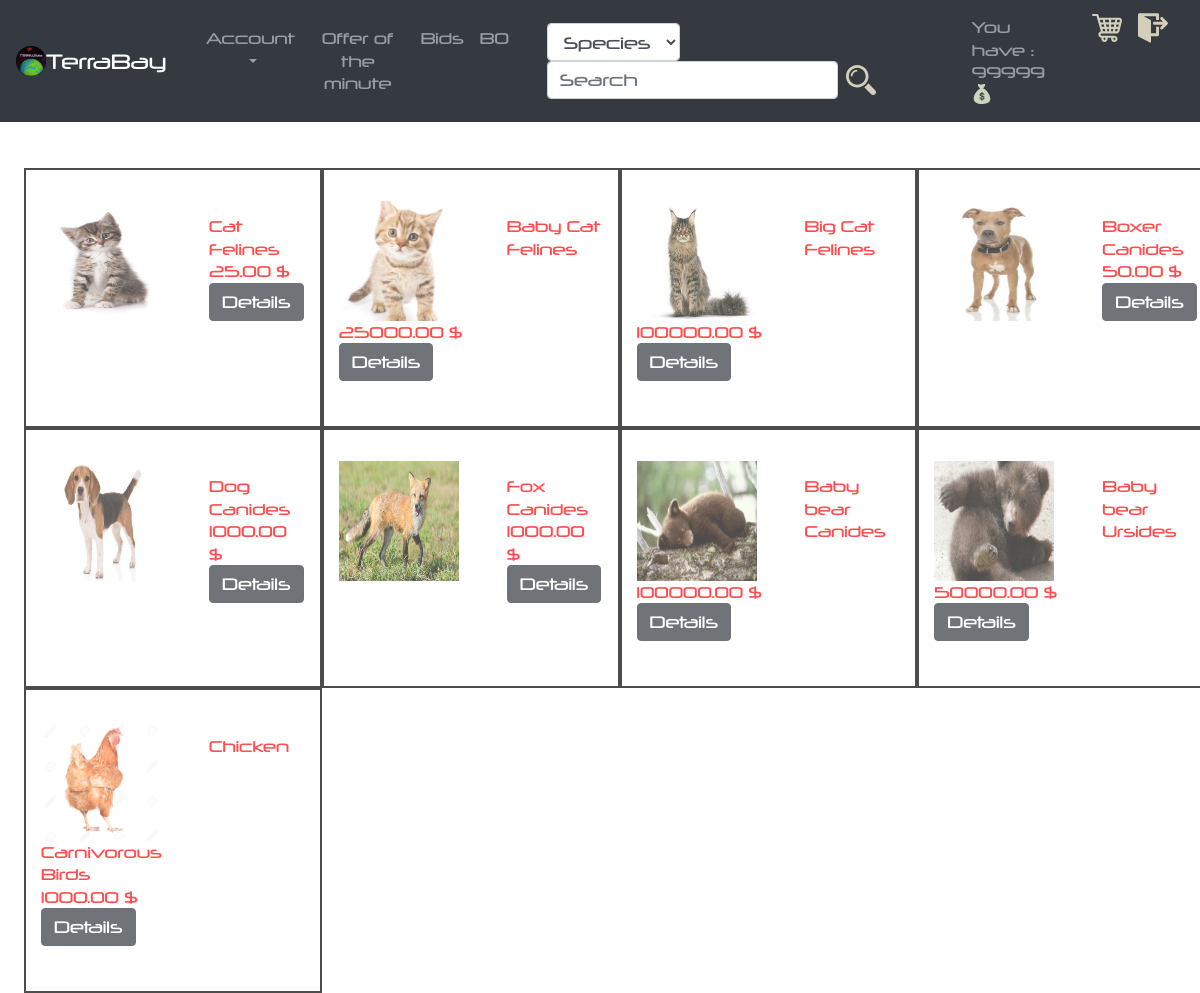
Page /controller/home_controller.php (signed in) on the committed database.
### tables this page shows
CREATE TABLE IF NOT EXISTS `articles` (
  `id_article` INT(11) NOT NULL AUTO_INCREMENT,
  `id_specie` INT(11) NULL DEFAULT NULL,
  `id_user` INT(11) NOT NULL,
  `description` VARCHAR(45) NOT NULL,
  `unit_price` DECIMAL(65,2) NOT NULL,
  `stock` INT(11) NOT NULL,
  `gender` ENUM('0', '1', '2') NULL DEFAULT NULL,
  `diet` ENUM('vegie', 'carnivorous', 'omnivorous') NOT NULL,
  `weight` DECIMAL(7,2) NULL DEFAULT NULL,
  `size` DECIMAL(5,2) NOT NULL,
  `color` VARCHAR(45) NOT NULL,
  `age` INT(11) NULL DEFAULT NULL,
  `status` ENUM('available', 'unavailable', 'bid') NOT NULL,
  `photo_path` VARCHAR(100) NULL,
  PRIMARY KEY (`id_article`),
  CONSTRAINT `articles_ibfk_1`
    FOREIGN KEY (`id_specie`)
    REFERENCES `species` (`id_specie`)
    ON DELETE CASCADE
    ON UPDATE CASCADE,
  CONSTRAINT `articles_ibfk_2`
    FOREIGN KEY (`id_user`)
    REFERENCES `users` (`id_user`)
    ON DELETE CASCADE
    ON UPDATE CASCADE);

CREATE TABLE IF NOT EXISTS `species` (
  `id_specie` INT(11) NOT NULL AUTO_INCREMENT,
  `name` VARCHAR(45) NOT NULL,
  PRIMARY KEY (`id_specie`));

### model/home_model.php (called while the page is built, shortened)
<?php
	require_once("../controller/db_connexion.php");
	$sql ='select id_user,balance from users where pseudo = "'.$_SESSION['pseudo'].'"';
	$req = $db_connexion->query($sql);
	$user_data = $req->fetch();
	$sql = 'SELECT id_article, unit_price, description, species.name, articles.photo_path FROM users INNER JOIN articles ON users.id_user = articles.id_user INNER JOIN species ON articles.id_specie = species.id_specie WHERE users.id_user != "'.$user_data['id_user'].'"and articles.status="available" ';
	$req = $db_connexion->query($sql);
	$i=0;
	while ($row = $req->fetch()){
		$data[$i]=$row;
		$i++;
	}
?>

### view/home_view.php (the view)
	<?php
		echo "<center><h2>Welcome ".$_SESSION["pseudo"]."</h2></center>";
	?>
	<?php
	$x=0;
		if (isset($data)) {
			echo "<div class='row ml-4 center'>";
			for ($i=0; $i <count($data) ; $i++) {
				echo "<div class='col-sm-3' style='background-color:white; opacity:0.7; color:red; border:solid black 2px ;overflow: hidden;max-width: 336px; '><br>
				<img class='float-left mr-5 mt-2' src = '".$data[$i]['photo_path']."' height='120px' width='120px'>
				<br>".$data[$i]['description']."<br>".$data[$i]['name']."<br>".$data[$i]['unit_price']." $<br>
				<form action='../controller/product_page_controller.php?id=".$data[$i]['id_article']."' method='POST'>
				<input type='hidden' name='display' value='article'>
				<input type='submit' class='btn btn-dark ' style='background-color:dark;' name='Details' value='Details'></form><br><br></div>";
				$x++;
				if ($x%2==0){
					echo "<br>";
				}
			}
		}
	?>
</body>
</html>

### controller/home_controller.php (shortened to what this page needs)
<?php
	if (empty($_SESSION["pseudo"])){
		header("location:../index.php");
	}elseif (!isset($_GET['go'])){
		require_once("../model/home_model.php");
		include("../view/header.php");
		require_once("../view/home_view.php");
	}elseif (isset($_GET['go']) && $_GET['go']=="search") {
		require_once("../model/searchbar_model.php");
		include("../view/header.php");
		require_once("../view/home_view.php");
	}
?>

### view/header.php (shortened to what this page needs)
<!DOCTYPE html>
<html>
  <head>
    <link rel="stylesheet" href="../view/css/bootstrap/bootstrap.css" >
    <link rel="stylesheet" href="../view/css/style.css">
  </head>
  <body>
    <nav class="navbar navbar-expand-lg navbar-dark bg-dark">
      <a class="navbar-brand" href="../controller/home_controller.php">
      <img src="../view/images/logo.png" width="30" height="30" class="d-inline-block align-top" alt="">TerraBay</a>
      <div class="collapse navbar-collapse row ml-3" id="navbarSupportedContent">
        <ul class="navbar-nav mr-auto col-lg-4 text-center">
          <li class="nav-item dropdown">
            <a class="nav-link dropdown-toggle" href="../controller/home_controller.php" id="navbarDropdown" role="button" data-toggle="dropdown" aria-haspopup="true" aria-expanded="false">Account</a>
          </li>
          <li class="nav-item"><a class="nav-link" href="../controller/offer_of_the_hour_controller.php">Offer of the minute</a></li>
          <li class="nav-item"><a class="nav-link" href="../controller/controller_bids.php">Bids</a></li>
          <?php
            if (isset($_SESSION['admin'])) {
               echo "<li class='nav-item'><a class='nav-link' href='../controller/backoffice_controller.php'>BO</a></li>";
            }
          ?>
        </ul>
        <form class="form-inline col-lg-5 text-center" action="../controller/home_controller.php?go=search" method="post">
          <select class="form-control"><option>Species</option></select>
          <input class="form-control mr-sm-2" type="search" placeholder="Search" aria-label="Search" name="search">
          <input type="image" src="../view/images/search.svg"  name="search" alt="Supprimer" width="30" height="30">
        </form>
        <div class="collapse navbar-collapse col-lg-3 mr-auto" id="navbarSupportedContent">
          <ul class="navbar-nav mr-auto float-right">
            <li class="nav-item"><a class="nav-link mr-4" href="../controller/controller_monney.php"> You have : <?php echo round($_SESSION['monney'])." "; ?><img src="../view/images/monney.svg" width="20" height="20" class="d-inline-block align-top" alt=""></a></li>
            <a class="navbar-brand ml-2" href="../controller/caddy_controller.php">
            <img src="../view/images/caddy.svg" width="30" height="30" class="d-inline-block align-top" alt=""></a>
            <a class="navbar-brand ml" href="../controller/disconnect.php">
            <img src="../view/images/disconnect.svg" width="30" height="30" class="d-inline-block align-top" alt=""></a>
          </ul>
        </div>
    </nav>

### view/css/style.css (style rules this page uses)
body { background-image: url("../../view/images/background1.jpg"); background-size: 100%; color : white; overflow-X:hidden; font-family: "neuropol"; font-size: 15px; background-attachment: fixed; }
h2 { font-family: "telemarines"; }

### rows in the picture
articles: photo_path (picture), description "Cat", id_specie.name "Felines", unit_price "25.00"
articles: photo_path (picture), description "Baby Cat", id_specie.name "Felines", unit_price "25000.00"
articles: photo_path (picture), description "Big Cat", id_specie.name "Felines", unit_price "100000.00"
articles: photo_path (picture), description "Boxer", id_specie.name "Canides", unit_price "50.00"
articles: photo_path (picture), description "Dog", id_specie.name "Canides", unit_price "1000.00"
articles: photo_path (picture), description "Fox", id_specie.name "Canides", unit_price "1000.00"
articles: photo_path (picture), description "Baby bear", id_specie.name "Canides", unit_price "100000.00"
articles: photo_path (picture), description "Baby bear", id_specie.name "Ursides", unit_price "50000.00"
articles: photo_path (picture), description "Chicken Carnivorous", id_specie.name "Birds", unit_price "1000.00"

### other values in the picture
$_SESSION['monney'] "99999"
